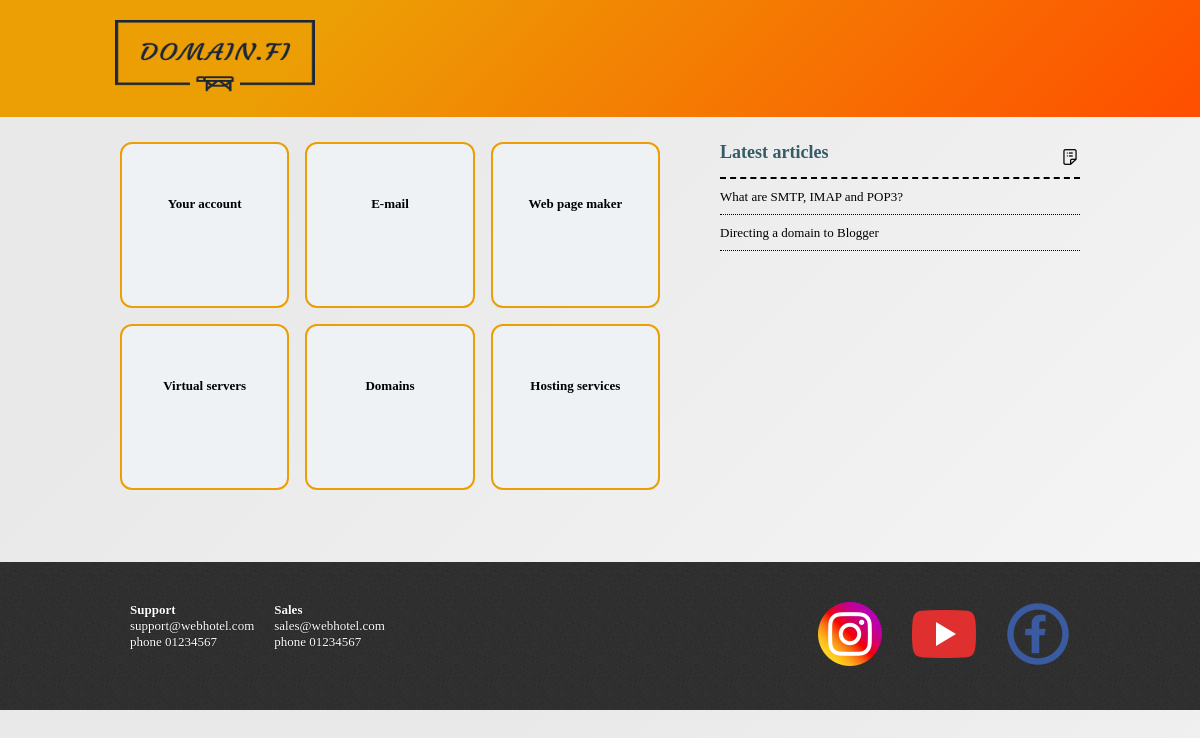
The page / on the database its author committed.
### tables this page shows
CREATE TABLE `categories` (
  `category_id` int(11) NOT NULL,
  `name` varchar(50) NOT NULL,
  `order_number` int(11) NOT NULL
);

CREATE TABLE `articles` (
  `article_id` int(11) NOT NULL,
  `title` varchar(200) NOT NULL,
  `text` text NOT NULL,
  `category_id` int(11) NOT NULL,
  `author` varchar(20) NOT NULL,
  `publish_date` date NOT NULL
);

### Dbconnection.php (called while the page is built, shortened)
<?php
class Database {
  private $host, $database, $username, $password, $connection;
  function __construct($host, $username, $password, $database,  $autoconnect = true) {
    $this->host = $host;
    $this->database = $database;
    $this->username = $username;
    $this->password = $password;
  }
  function open() {
    $this->connection = new mysqli($this->host, $this->username, $this->password, $this->database);
  }
  function query($query) {
    return $this->connection->query($query);
  }
}
?>

### categ.php (the view)
<?php
require_once('./connection_db/Dbconnection.php');
$database = new Database("localhost", "root", "", "domain_db");
$query = "SELECT * FROM categories ORDER BY order_number DESC";
$result = $database->query($query);
echo '<div class="cards">';
while($row = mysqli_fetch_assoc($result)) {
  echo "<div class=\"card\">" . $row["name"]."</div>";
}
echo '</div> ';
?>

### index.php (shortened to what this page needs)
<!DOCTYPE html>
<html lang="en">
<head>
<link href="css/styles.css" rel="stylesheet" type="text/css" media="all">
<link href="css/categ.css" rel="stylesheet" type="text/css" media="all">
<link href="css/MEDIA.css" rel="stylesheet" type="text/css" media="all">
</head>
<body>
<?php include('templates/header.php');?>
<div id="maincontent" class="bodywidth clear">
<div id="aboutleft">
 <?php
if (isset($_GET['article_id'])){
    include('templates/articledetails.php');
}
else{
    include('templates/categ.php');
}
?>
</div>
<section id="articlesright">
<article>
 <?php include('templates/articlelist.php');?>
 </article>
</section>
</div>
<?php include('templates/footer.php');?>
</body>
</html>

### header.php
<?php
echo '<div id="headerwrap">
     <header id="mainheader" class="bodywidth clear"> <img src="images/domainlogo.png" alt="" class="logo">
     </header>
    </div>';
?>

### articlelist.php
<?php
require_once('./connection_db/Dbconnection.php');
$database = new Database("localhost", "root", "", "domain_db");
$query = "SELECT * FROM articles ORDER BY publish_date DESC LIMIT 3";
$result = $database->query($query);
echo '<ul> <li> <h2>Latest articles</h2><ul>';
while($row = mysqli_fetch_assoc($result)) {
  echo "<li><a href=\"./index.php?article_id=".$row["article_id"]."\">" . $row["title"]."</a></li>";
}
echo '</ul></li></ul> ';
?>

### footer.php
<?php
echo '<div id="footerwrap">
<footer id="mainfooter" class="bodywidth clear">
    <div class="asiakaspalvelu">
      <p><b>Support</b><br>
      <a href="mailto:support@webhotel.com">support@webhotel.com</a><br>
          phone 01234567<p>
          </div>
              <div class="asiakaspalvelu">
     <p><b>Sales</b> <br>
          <a href="mailto:sales@webhotel.com">sales@webhotel.com</a><br>
          phone 01234567<p>
          </div>
          <div id="socialmedia">
      <a href="https://www.facebook.com/">
          <img src="images/fb.png" alt="Facebook"
        >
      </a>
      <a href="https://www.youtube.com/">
          <img src="images/youtube.png" alt="Youtube"
      >
      </a>
      <a href="https://www.instagram.com/">
          <img src="images/IG.png" alt="instagram"
          >
      </a> </div>
  </footer>
</div>';
?>

### styles.css (style rules this page uses)
* { margin:0; padding:0; }
img, img a { outline:none; border:none; }
body { background-color: #f6f6f6; background-image: linear-gradient(315deg, #f6f6f6 0%, #e9e9e9 74%); color:#575757; font:81.3% "montserrat"; margin:0; padding:0; }
.clear:before, .clear:after { content:""; display:table; }
.clear:after { clear:both; }
.clear { zoom:1; }
header, section, footer, aside, nav, article { display:block; }
.bodywidth { width:960px; margin:0 auto; clear:both; }
h1, h2, h3, h4, h5, h6 { color:#2f2f2f; font-family: merriweather; }
#headerwrap { width:100%; background-color: #ff4e00; background-image: linear-gradient(315deg, #ff4e00 0%, #ec9f05 74%); height:117px; }
#mainheader { padding:0px 0 0 0; color:#2f2f2f; text-shadow:0 0 1px #fff; }
.logo { width: 250px; margin-top: -40px; margin-left: -30px; height: 200px; }
#maincontent { padding:25px 0 0 0; overflow:hidden; min-height:400px; }
#aboutleft { float:left; width:540px; }
#articlesright { float:right; width:380px; }
#articlesright article { clear:both; margin:0 0 20px 0; overflow:hidden; }
#articlesright ul { margin: 0; padding: 0; list-style: none; }
#articlesright li { margin: 0; padding: 0; font-family: 'montserrat'; }
#articlesright li ul { margin-left: 20px; padding: 0; }
#articlesright li li { margin: 0 0 0 0; margin: 0 0 0 0; line-height: 35px; border-bottom: 1px #000000 dotted; }
#articlesright h2 { margin: 0px 0 0 20px; height: 35px; font-size: 18px; color:#335c67; font-family: 'merriweather'; background: url(../images/img04.png) no-repeat right 30%; border-bottom: 2px #000000 dashed; }
#articlesright a { text-decoration: none; color:#000000; }
#footerwrap { width:100%; margin:20px 0 0 0; padding:30px 0; background:#2d2d2d url("../images/footerbg.jpg"); }
#mainfooter { text-shadow:0 0 1px #000; }
.asiakaspalvelu { padding:10px; color:#FFFFFF; float:left; }
.asiakaspalvelu a { text-decoration: none; color: #FFFFFF; float:left; }
#socialmedia { padding:10px; float:right; }
#socialmedia a { padding-left:30px; float:right; }

### categ.css (style rules this page uses)
.card { background-color: #eef2f5; line-height: 20px; color: black; font-weight: bold; text-align: center; padding-top: 50px; height: 7rem; -webkit-border-radius: 12px; -moz-border-radius: 12px; border-radius: 12px; border: 2px solid #ec9f05; }
.cards { max-width: 1200px; margin: 0 auto; display: grid; grid-gap: 1rem; }
@media (min-width: 600px) { .cards { grid-template-columns: repeat(2, 1fr); } }
@media (min-width: 900px) { .cards { grid-template-columns: repeat(3, 1fr); } }

### rows shown on the page
categories: name "Your account"
categories: name "E-mail"
categories: name "Web page maker"
categories: name "Virtual servers"
categories: name "Domains"
categories: name "Hosting services"
articles: title "What are SMTP, IMAP and POP3?"
articles: title "Directing a domain to Blogger"
